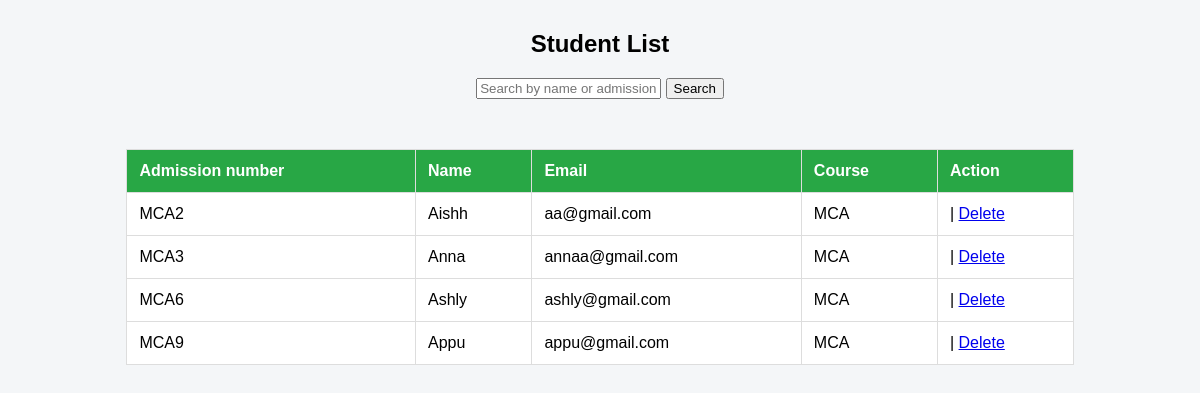
/WAdmin/student-list/, run on the app's committed database.
### Admin/models.py (models this page shows, shortened)
class Student(models.Model):
    admission_number = models.CharField(max_length=30, unique=True)
    name = models.CharField(max_length=100)
    email = models.EmailField(unique=True)
    phone = models.CharField(max_length=15)
    department = models.CharField(max_length=50)
    course = models.CharField(max_length=10)  # BCA / MCA
    academic_batch = models.CharField(max_length=20)  # previously course_batch
    file_batch = models.CharField(max_length=5)  # A/B/C/D
    password = models.CharField(max_length=255)

### Admin/views.py (the view)
# urls.py: path('student-list/', views.student_list, name='student_list'),
def student_list(request):
    query = request.GET.get('q')
    if query:
        students = Student.objects.filter(
            name__icontains=query
        ) | Student.objects.filter(
            admission_number__icontains=query
        )
    else:
        students = Student.objects.all()
    return render(request, 'Admin/student_list.html', {'students': students})

### Admin/templates/Admin/student_list.html (shortened to what this page needs)
<!doctype html>
<html>
  <head>
  </head>
  <body>
    <h2>Student List</h2>
    <form method="GET" style="text-align: center; margin-top: 20px">
      <input
        type="text"
        name="q"
        placeholder="Search by name or admission number"
      />
      <button type="submit">Search</button>
    </form>
    <table>
      <tr>
        <th>Admission number</th>
        <th>Name</th>
        <th>Email</th>
        <th>Course</th>
        <th>Action</th>
      </tr>
      {% for student in students %}
      <tr>
        <td>{{ student.admission_number }}</td>
        <td>{{ student.name }}</td>
        <td>{{ student.email }}</td>
        <td>{{ student.course }}</td>
        <td>
          |
          <a
            href="{% url 'WAdmin:delete_student' student.id %}"
            onclick="
              return confirm('Are you sure you want to delete this student?');
            "
          >
            Delete
          </a>
        </td>
      </tr>
      {% empty %}
      <tr>
        <td colspan="3" style="text-align: center">No students registered</td>
      </tr>
      {% endfor %}
    </table>
  </body>
</html>

### Admin/templates/Admin/student_list.html (style rules this page uses)
body { font-family: Arial; background: #f4f6f8; }
table { width: 80%; margin: 50px auto; border-collapse: collapse; background: white; }
th, td { border: 1px solid #ddd; padding: 12px; text-align: left; }
th { background: #28a745; color: white; }
h2 { text-align: center; margin-top: 30px; }

### data on the page
Student: admission_number "MCA2", name "Aishh", email "aa@gmail.com", course "MCA"
Student: admission_number "MCA3", name "Anna", email "annaa@gmail.com", course "MCA"
Student: admission_number "MCA6", name "Ashly", email "ashly@gmail.com", course "MCA"
Student: admission_number "MCA9", name "Appu", email "appu@gmail.com", course "MCA"
